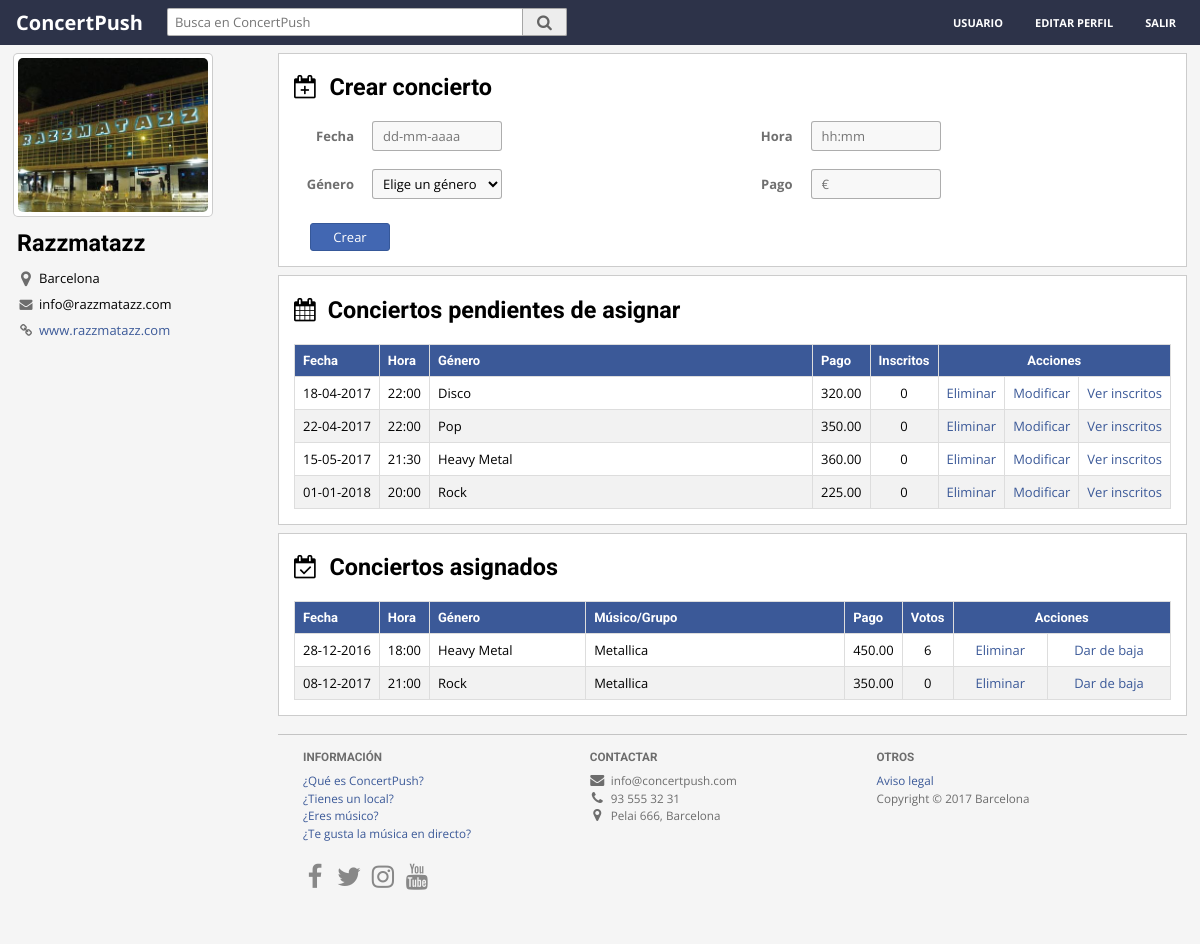
The app's page /local.php (signed in) with its own data.
### tables this page shows
CREATE TABLE `usuario` (
  `id_usuario` int(11) NOT NULL AUTO_INCREMENT,
  `nombre` varchar(60) NOT NULL,
  `mail` varchar(80) NOT NULL,
  `password` varchar(200) NOT NULL,
  `tipo` varchar(1) NOT NULL,
  `ciudad` int(11) NOT NULL,
  `telefono` varchar(9) DEFAULT NULL,
  `web` varchar(80) DEFAULT NULL,
  `imagen` varchar(200) DEFAULT NULL,
  PRIMARY KEY (`id_usuario`),
  UNIQUE KEY `mail` (`mail`),
  KEY `fk_usu_muni` (`ciudad`),
  CONSTRAINT `fk_usu_muni` FOREIGN KEY (`ciudad`) REFERENCES `municipios` (`id`)
);

CREATE TABLE `municipios` (
  `provincia_id` int(11) NOT NULL,
  `municipio` varchar(255) NOT NULL,
  `id` int(11) NOT NULL AUTO_INCREMENT,
  `slug` varchar(255) NOT NULL,
  `latitud` double DEFAULT NULL,
  `longitud` double DEFAULT NULL,
  PRIMARY KEY (`id`),
  UNIQUE KEY `IDX_municipio` (`provincia_id`,`municipio`),
  UNIQUE KEY `slug` (`slug`),
  CONSTRAINT `fk_muni_prov` FOREIGN KEY (`provincia_id`) REFERENCES `provincias` (`id`)
);

CREATE TABLE `concierto` (
  `id_concierto` int(11) NOT NULL AUTO_INCREMENT,
  `dia` date NOT NULL,
  `hora` time NOT NULL,
  `pago` decimal(6,2) NOT NULL,
  `local` int(11) NOT NULL,
  `genero` int(11) NOT NULL,
  `asignado` tinyint(1) NOT NULL,
  PRIMARY KEY (`id_concierto`),
  KEY `fk_conc_local` (`local`),
  KEY `fk_conc_genero` (`genero`),
  CONSTRAINT `fk_conc_genero` FOREIGN KEY (`genero`) REFERENCES `genero` (`id_genero`),
  CONSTRAINT `fk_conc_local` FOREIGN KEY (`local`) REFERENCES `usuario` (`id_usuario`)
);

CREATE TABLE `genero` (
  `id_genero` int(11) NOT NULL,
  `nombre` varchar(45) DEFAULT NULL,
  PRIMARY KEY (`id_genero`)
);

### bbdd.php (called while the page is built, shortened)
<?php
function getUserDataById($id) {
    $con = connect("proyecto");
    $query = "select id_usuario, nombre, mail, tipo, ciudad, telefono, web, imagen
    from usuario where id_usuario='$id'";
    $res = mysqli_query($con, $query);
    return $res;
}
function concCreatedLoc($id) {
    $con = connect("proyecto");
    $select = "select concierto.id_concierto, date_format(concierto.dia, '%d-%m-%Y') as dia, time_format(concierto.hora, '%H:%i') as hora, genero.nombre as genero, concierto.pago, count(propuesta.musico) as inscritos
    from concierto
    left join propuesta on propuesta.concierto = concierto.id_concierto
    join usuario on concierto.local = usuario.id_usuario
    join genero on concierto.genero = genero.id_genero
    where concierto.asignado = 0 and usuario.id_usuario = '$id'
    group by concierto.id_concierto, concierto.dia, concierto.hora, genero.nombre, concierto.pago
    order by concierto.dia asc limit 7";
    $result = mysqli_query($con, $select);
    return $result;
}
function concAssignLoc($id) {
    $con = connect("proyecto");
    $select = "select usuario.id_usuario as idmusico, concierto.id_concierto as concierto, date_format(concierto.dia, '%d-%m-%Y') as dia, time_format(concierto.hora, '%H:%i') as hora, genero.nombre as genero, usuario.nombre as musico, concierto.pago, count(voto_concierto.fan) as votos
    from concierto
    join genero on concierto.genero = genero.id_genero
    join propuesta on concierto.id_concierto = propuesta.concierto
    join usuario on propuesta.musico = usuario.id_usuario
    left join voto_concierto on voto_concierto.concierto = concierto.id_concierto
    where propuesta.aceptado = 1 and concierto.local = '$id'
    group by usuario.id_usuario, concierto.id_concierto, voto_concierto.concierto, concierto.dia, concierto.hora, genero.nombre, usuario.nombre, concierto.pago";
    $result = mysqli_query($con, $select);
    return $result;
}
function getMunicipioById($id) {
    $con = connect("proyecto");
    $query = "select municipio from municipios where id='$id'";
    $res = mysqli_query($con, $query);
    $row = mysqli_fetch_array($res);
    return $row["municipio"];
}
function connect($database) {
    $con = mysqli_connect("localhost", "root", "", $database)
            or die("No se ha podido conectar a la BBDD");
    mysqli_set_charset($con, "utf8");
    return $con;
}
?>

### local.php (the view, shortened to what this page needs)
<?php
require_once 'bbdd.php';
if (isset($_SESSION["id"])) {
    if ($_SESSION["tipo"] == "L") {
        $userData = mysqli_fetch_array(getUserDataById($_SESSION["id"]));
        ?>
        <!DOCTYPE html>
        <html lang="en">
            <head>
                <link rel="stylesheet" href="css/font-awesome.css">
                <link rel="stylesheet" href="css/local.css">
                <link rel="stylesheet" href="css/intranet.css">
            </head>
            <body>
                <header>
                    <?php require_once 'includes/header-intranet.php'; ?>
                </header>
                <div id="container">
                    <div id="profile">
                        <?php require_once 'includes/local-profile.php'; ?>
                    </div>
                    <div id="main">
                        <div id="create" class="content">
                            <div class="content-container">
                                <h2><span class="fa fa-calendar-plus-o"></span>Crear concierto</h2>
                                <form id='create-concert'>
                                    <div class="form-crt-row">
                                        <div class="form-crt-row-sub">
                                            <label>Fecha</label><input type="text" id="concert-date" name="concert-date" placeholder="dd-mm-aaaa">
                                        </div><div class="form-crt-row-sub">
                                            <label>Hora</label><input type="text" id="concert-time" name="concert-time" placeholder="hh:mm">
                                        </div>
                                    </div><div class="form-crt-row">
                                        <div class="form-crt-row-sub">
                                            <label>Género</label><select name="genre">
                                                <option value="">Elige un género</option>
                                            </select>
                                        </div><div class="form-crt-row-sub">
                                            <label>Pago</label><input type="text" name="pay" placeholder="€"></div>
                                    </div>
                                    <input type="submit" value="Crear" name="create" class="btn btn-submit"/>
                                </form>
                            </div>
                        </div>
                        <div id="pending" class="content">
                            <div class="content-container">
                                <h2><span class="fa fa-calendar"></span>Conciertos pendientes de asignar</h2>
                                <table id="pending-conc" class="contentTable">
                                    <thead>
                                        <tr>
                                            <th>Fecha</th>
                                            <th>Hora</th>
                                            <th width="45%">Género</th>
                                            <th>Pago</th>
                                            <th>Inscritos</th>
                                            <th colspan="3" width="25%">Acciones</th>
                                        </tr>
                                    </thead>
                                    <tbody>
                                        <?php
                                        $concCreated = concCreatedLoc($_SESSION["id"]);
                                        while ($row = mysqli_fetch_array($concCreated)) {
                                            echo "
                                            <tr>
                                                <input type='hidden' value='" . $row["id_concierto"] . "'>
                                                <td>" . $row["dia"] . "</td>
                                                <td>" . $row["hora"] . "</td>
                                                <td>" . $row["genero"] . "</td>
                                                <td>" . $row["pago"] . "</td>
                                                <td>" . $row["inscritos"] . "</td>
                                                <td><span class='act-del'>Eliminar</span></td>
                                                <td><span class='act-upd-pending'>Modificar</span></td>
                                                <td><span class='act-ins'>Ver inscritos</span></td>
                                            </tr>";
                                        }
                                        ?>
                                    </tbody>
                                </table>
                            </div>
                        </div>
                        <div id="assigned" class="content">
                            <div class="content-container">
                                <h2><span class="fa fa-calendar-check-o"></span>Conciertos asignados</h2>
                                <table id="assigned-conc" class="contentTable">
                                    <thead>
                                        <tr>
                                            <th>Fecha</th>
                                            <th>Hora</th>
                                            <th width="18%">Género</th>
                                            <th width="30%">Músico/Grupo</th>
                                            <th>Pago</th>
                                            <th>Votos</th>
                                            <th colspan="2" width="25%" >Acciones</th>
                                        </tr>
                                    </thead>
                                    <tbody>
                                        <?php
                                        $concAssign = concAssignLoc($_SESSION["id"]);
                                        while ($row = mysqli_fetch_array($concAssign)) {
                                            echo "
                                            <tr>
                                                <input type='hidden' value='" . $row["concierto"] . "'>
                                                <input type='hidden' value='" . $row["idmusico"] . "'>
                                                <td>" . $row["dia"] . "</td>
                                                <td>" . $row["hora"] . "</td>
                                                <td>" . $row["genero"] . "</td>
                                                <td>" . $row["musico"] . "</td>
                                                <td>" . $row["pago"] . "</td>
                                                <td>" . $row["votos"] . "</td>
                                                <td><span class='act-del'>Eliminar</span></td>
                                                <td><span class='act-drop'>Dar de baja</span></td>
                                            </tr>";
                                        }
                                        ?>
                                    </tbody>
                                </table>
                            </div>
                        </div>
                        <footer class="footer">
                            <div class="content-container">
                                <?php require_once 'includes/footer.php'; ?>
                            </div>
                        </footer>
                    </div>
                </div>
            </body>
        </html>
        <?php
    } else {
        if ($_SESSION["tipo"] == "F") {
            header("Location: fan.php");
        } else if ($_SESSION["tipo"] == "M") {
            header("Location: musico.php");
        }
    }
} else {
    header("Location: index.php");
}
?>

### includes/local-profile.php (shortened to what this page needs)
<?php
if (basename($_SERVER['PHP_SELF']) == "local.php") {
    $imgsrc = "img/";
} else {
    $imgsrc = "../img/";
}
?>
<div class="content-container">
    <div id="profileImg"><a href=""><img src="<?php echo $imgsrc . $userData["imagen"] ?>" alt=""></a></div>
    <div id="profile-data">
        <h2><?php echo $userData["nombre"] ?></h2>
        <ul id=profile-data-sub>
            <li>
                <span class="fa fa-lg fa-map-marker icon-profile"></span><span><?php echo getMunicipioById($userData["ciudad"]) ?></span>
            </li>
            <li>
                <span class="fa fa-envelope icon-profile"></span><span><?php echo $userData["mail"] ?></span>
            </li>
            <?php
            if (isset($userData["web"])) {
                $url = explode("://", $userData["web"], 2);
                ?>
                <li>
                    <span class="fa fa-link icon-profile"></span><a href="<?php echo $userData["web"] ?>"><span><?php echo $url[1] ?></span></a>
                </li>
            <?php } ?>
        </ul>
    </div>
</div>

### records on screen
usuario: imagen (picture), nombre "Razzmatazz", ciudad.municipio "Barcelona", mail "info@razzmatazz.com", web "www.razzmatazz.com"
concierto: dia "18-04-2017", hora "22:00", genero.nombre "Disco", pago "320.00", inscritos "0"
concierto: dia "22-04-2017", hora "22:00", genero.nombre "Pop", pago "350.00", inscritos "0"
concierto: dia "15-05-2017", hora "21:30", genero.nombre "Heavy Metal", pago "360.00", inscritos "0"
concierto: dia "01-01-2018", hora "20:00", genero.nombre "Rock", pago "225.00", inscritos "0"
concierto: dia "28-12-2016", hora "18:00", genero.nombre "Heavy Metal", usuario.nombre "Metallica", pago "450.00", votos "6"
concierto: dia "08-12-2017", hora "21:00", genero.nombre "Rock", usuario.nombre "Metallica", pago "350.00", votos "0"
